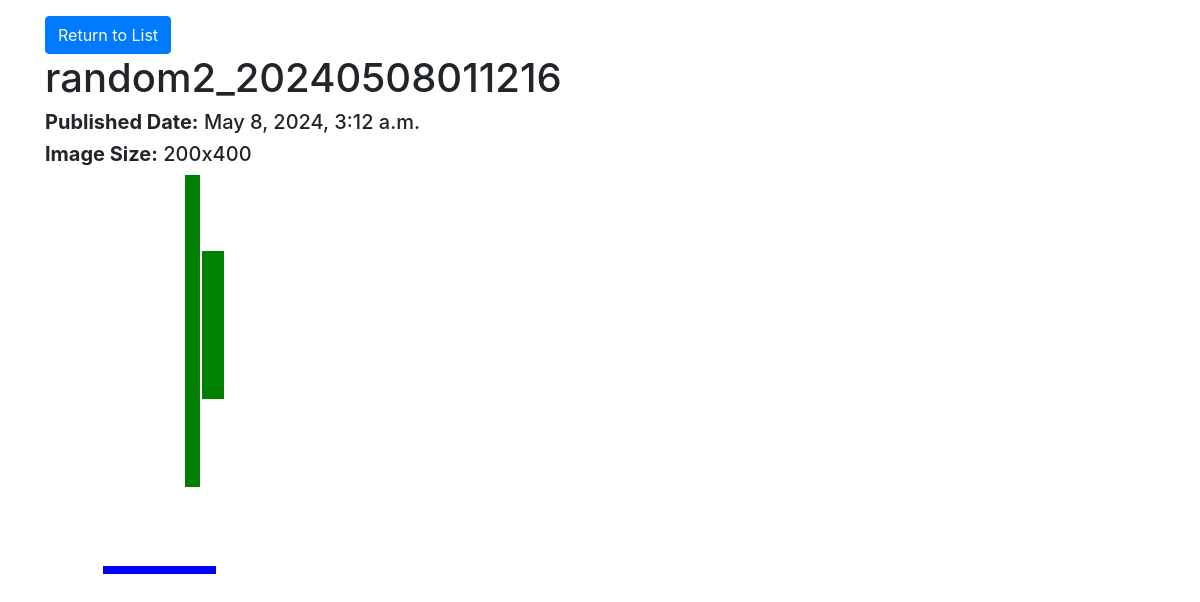
/images/view/3/, run on the app's committed database.
### images/models.py (models this page shows, shortened)
class Image(models.Model):
    image_title = models.CharField(max_length=100)
    pub_date = models.DateTimeField('date published')
    width = models.IntegerField(default=100)
    height = models.IntegerField(default=100)
    editors = models.ManyToManyField(User, blank=True)
    tags = models.ManyToManyField(ImageTag, blank=True)
    description = models.CharField(max_length=2000, default='', blank=True)

### images/views.py (the view)
# urls.py: path('view/<int:image_id>/', views.view_image, name='detail'),
def view_image(request, image_id):
    image = get_object_or_404(Image, pk=image_id)
    rectangles = Rectangle.objects.filter(image=image).order_by('time_added')
    context = {'image': image, 'rectangles': rectangles}
    template = loader.get_template('images/view_image.html')
    if request.user.is_superuser or request.user in image.editors.all():
        template = loader.get_template('images/edit_image.html')
    return HttpResponse(template.render(context, request))

### images/templates/images/view_image.html (shortened to what this page needs)
<!DOCTYPE html>
<html>
<head>
    <link rel="stylesheet" href="https://stackpath.bootstrapcdn.com/bootstrap/4.5.2/css/bootstrap.min.css">
</head>
<body>
    <div class="container">
        <a href="/images" class="btn btn-primary mt-3">Return to List</a>
        <h1>{{ image.image_title }}</h1>
        <h5><b>Published Date:</b> {{ image.pub_date }}</h5>
        <h5><b>Image Size:</b> {{ image.width }}x{{ image.height }}</h5>
        <svg width="{{image.width}}" height="{{image.height}}" viewBox="0 0 {{image.width}} {{image.height}}" version="1.1" xmlns="http://www.w3.org/2000/svg">
            {% for r in rectangles %}
                <rect x="{{r.x_pos}}" y="{{r.y_pos}}" width="{{r.width}}" height="{{r.height}}" fill="{{r.fill_color}}"></rect>
            {% endfor %}
        </svg>
    </div>
</body>
</html>

### data on the page
Image: image_title "random2_20240508011216", pub_date "May 8, 2024, 3:12 a.m.", width "200", height "400"
